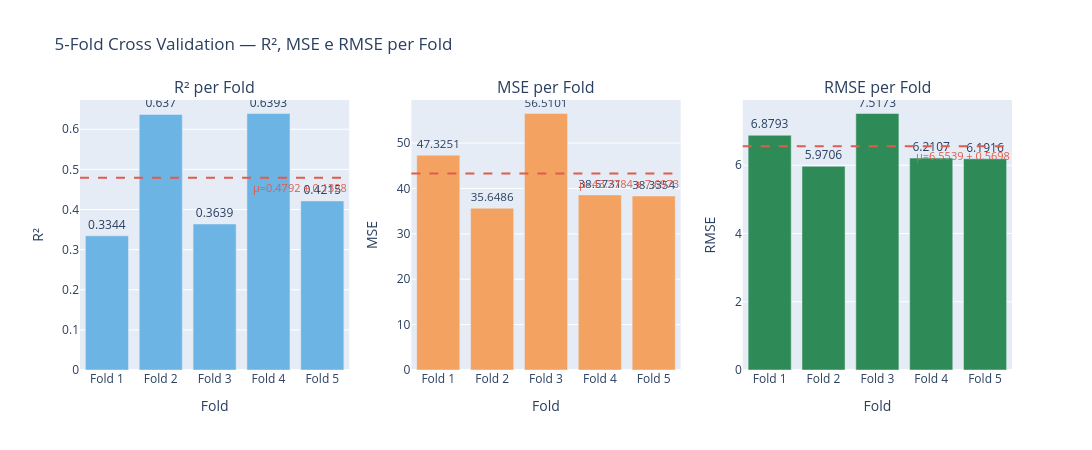

The cell this chart's notebook holds for it:
### Code cell
folds = [f"Fold {i+1}" for i in range(5)]

fig = make_subplots(rows=1, cols=2, subplot_titles=("R² per Fold", "MSE per Fold"))

fig = make_subplots(rows=1, cols=3, subplot_titles=("R² per Fold", "MSE per Fold", "RMSE per Fold"))

for col_idx, (values, name, color, ylabel) in enumerate([
    (cv_r2,   'R²',   '#6CB4E4', 'R²'),
    (cv_mse,  'MSE',  '#F4A261', 'MSE'),
    (cv_rmse, 'RMSE', '#2E8B57', 'RMSE'),
], start=1):
    fig.add_trace(go.Bar(
        x=folds, y=values,
        name=name,
        marker_color=color,
        text=values.round(4),
        textposition='outside',
    ), row=1, col=col_idx)

    fig.add_hline(
        y=values.mean(), line_dash='dash', line_color='#E05C4B', line_width=2,
        annotation_text=f"μ={values.mean():.4f} ± {values.std():.4f}",
        annotation_position='bottom right',
        annotation_font=dict(color='#E05C4B', size=11),
        row=1, col=col_idx
    )

    fig.update_xaxes(title_text='Fold',  row=1, col=col_idx)
    fig.update_yaxes(title_text=ylabel,  row=1, col=col_idx)

fig.update_layout(
    title={'text': '5-Fold Cross Validation — R², MSE e RMSE per Fold'},
    showlegend=False,
    height=450,
    width=1100,
)

fig.show()

### Figure 1 — Plotly figure (JSON) as saved in the notebook; plotly's stock layout.template omitted (floating-point values rounded to 4 significant figures)
{"data": [{"marker": {"color": "#6CB4E4"}, "name": "R²", "text": [0.3344, 0.637, 0.3639, 0.6393, 0.4215], "textposition": "outside", "type": "bar", "x": ["Fold 1", "Fold 2", "Fold 3", "Fold 4", "Fold 5"], "xaxis": "x", "y": [0.3344, 0.637, 0.3639, 0.6393, 0.4215], "yaxis": "y"}, {"marker": {"color": "#F4A261"}, "name": "MSE", "text": [47.33, 35.65, 56.51, 38.57, 38.34], "textposition": "outside", "type": "bar", "x": ["Fold 1", "Fold 2", "Fold 3", "Fold 4", "Fold 5"], "xaxis": "x2", "y": [47.33, 35.65, 56.51, 38.57, 38.34], "yaxis": "y2"}, {"marker": {"color": "#2E8B57"}, "name": "RMSE", "text": [6.879, 5.971, 7.517, 6.211, 6.192], "textposition": "outside", "type": "bar", "x": ["Fold 1", "Fold 2", "Fold 3", "Fold 4", "Fold 5"], "xaxis": "x3", "y": [6.879, 5.971, 7.517, 6.211, 6.192], "yaxis": "y3"}], "layout": {"annotations": [{"font": {"size": 16}, "showarrow": false, "text": "R² per Fold", "x": 0.1444, "xanchor": "center", "xref": "paper", "y": 1, "yanchor": "bottom", "yref": "paper"}, {"font": {"size": 16}, "showarrow": false, "text": "MSE per Fold", "x": 0.5, "xanchor": "center", "xref": "paper", "y": 1, "yanchor": "bottom", "yref": "paper"}, {"font": {"size": 16}, "showarrow": false, "text": "RMSE per Fold", "x": 0.8556, "xanchor": "center", "xref": "paper", "y": 1, "yanchor": "bottom", "yref": "paper"}, {"font": {"color": "#E05C4B", "size": 11}, "showarrow": false, "text": "μ=0.4792 ± 0.1328", "x": 1, "xanchor": "right", "xref": "x domain", "y": 0.4792, "yanchor": "top", "yref": "y"}, {"font": {"color": "#E05C4B", "size": 11}, "showarrow": false, "text": "μ=43.2784 ± 7.6973", "x": 1, "xanchor": "right", "xref": "x2 domain", "y": 43.28, "yanchor": "top", "yref": "y2"}, {"font": {"color": "#E05C4B", "size": 11}, "showarrow": false, "text": "μ=6.5539 ± 0.5698", "x": 1, "xanchor": "right", "xref": "x3 domain", "y": 6.554, "yanchor": "top", "yref": "y3"}], "height": 450, "shapes": [{"line": {"color": "#E05C4B", "dash": "dash", "width": 2}, "type": "line", "x0": 0, "x1": 1, "xref": "x domain", "y0": 0.4792, "y1": 0.4792, "yref": "y"}, {"line": {"color": "#E05C4B", "dash": "dash", "width": 2}, "type": "line", "x0": 0, "x1": 1, "xref": "x2 domain", "y0": 43.28, "y1": 43.28, "yref": "y2"}, {"line": {"color": "#E05C4B", "dash": "dash", "width": 2}, "type": "line", "x0": 0, "x1": 1, "xref": "x3 domain", "y0": 6.554, "y1": 6.554, "yref": "y3"}], "showlegend": false, "title": {"text": "5-Fold Cross Validation — R², MSE e RMSE per Fold"}, "width": 1100, "xaxis": {"anchor": "y", "domain": [0, 0.2889], "title": {"text": "Fold"}}, "xaxis2": {"anchor": "y2", "domain": [0.3556, 0.6444], "title": {"text": "Fold"}}, "xaxis3": {"anchor": "y3", "domain": [0.7111, 1], "title": {"text": "Fold"}}, "yaxis": {"anchor": "x", "domain": [0, 1], "title": {"text": "R²"}}, "yaxis2": {"anchor": "x2", "domain": [0, 1], "title": {"text": "MSE"}}, "yaxis3": {"anchor": "x3", "domain": [0, 1], "title": {"text": "RMSE"}}}}
